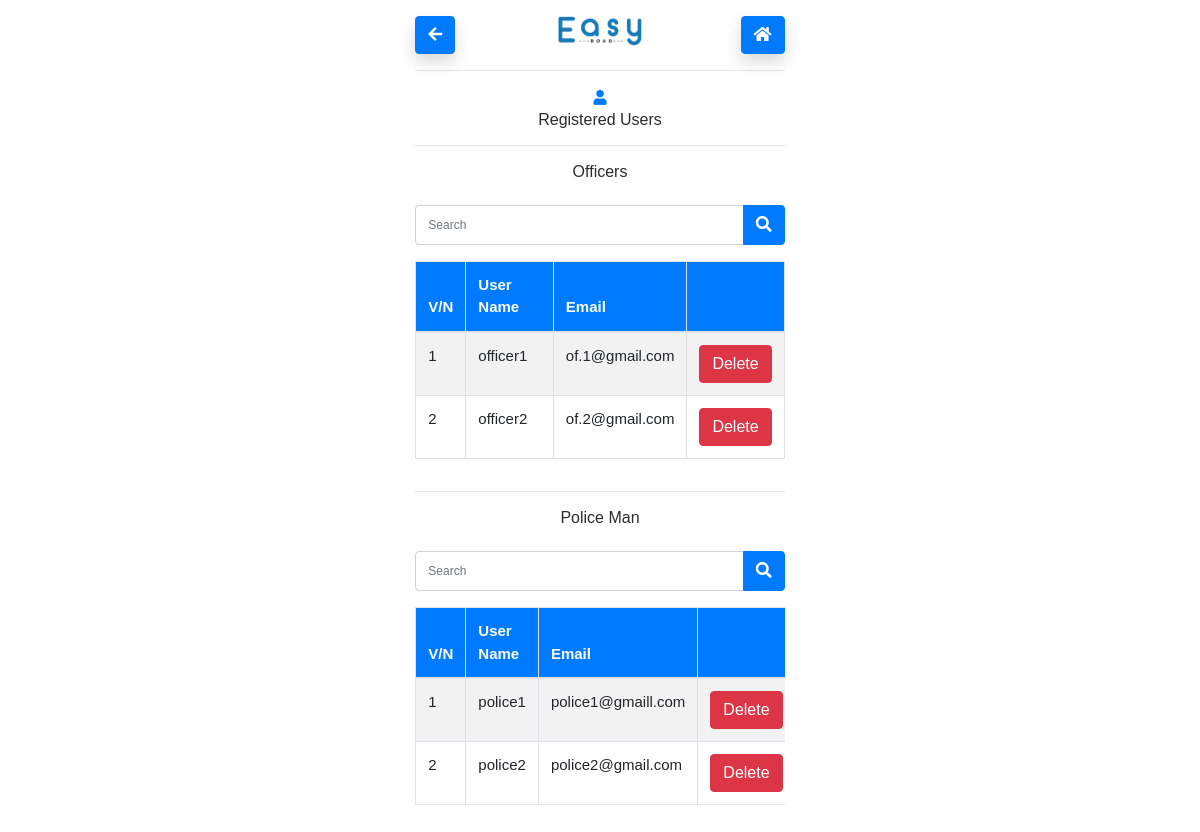
/view-users.php (signed in), run on the app's committed database.
### tables this page shows
CREATE TABLE `user` (
  `user_id` int(11) NOT NULL,
  `user_name` varchar(255) NOT NULL,
  `user_pass` varchar(255) NOT NULL,
  `email` varchar(100) NOT NULL,
  `role_id` int(20) NOT NULL
);

CREATE TABLE `police_man` (
  `police_man_id` int(11) NOT NULL,
  `user_id` int(11) NOT NULL,
  `name` varchar(255) NOT NULL,
  `gender` varchar(255) NOT NULL,
  `phone_number` varchar(255) NOT NULL,
  `police_station_id` int(11) NOT NULL
);

### view-users.php (the view, shortened to what this page needs)
<?php
require("./Handlers/connection.php");
$search1 = "";
$search2 = "";
if ($_SESSION['role'] == "admin") {
  if (isset($_POST["search1"]) && $_POST["search1"] != "") {
    $search1 = $_POST["search1"];
    $stmt1 = $conn->prepare("SELECT * FROM `user` WHERE role_id = 2 AND user_name LIKE '%" . $search1 . "%'");
  } else {
    $stmt1 = $conn->prepare("SELECT * FROM `user` WHERE role_id = 2");
  }
}else{
}
if (isset($_POST["search2"]) && $_POST["search2"] != "") {
  $search2 = $_POST["search2"];
  $stmt2 = $conn->prepare("SELECT * FROM `police_man`, `user` WHERE role_id = 3 AND  user.user_id = police_man.user_id AND user_name LIKE '%" . $search2 . "%'");
} else {
  $stmt2 = $conn->prepare("SELECT * FROM `police_man`, `user` WHERE role_id = 3 AND user.user_id = police_man.user_id");
}
?>
<!DOCTYPE html>
<html lang="en">
<head>
  <link href="Assets/css/bootstrap.min.css" rel="stylesheet">
  <link href="Asset/css/bootstrap.css" rel="stylesheet">
  <link href="Assets/css/style.css" rel="stylesheet">
  <link rel="stylesheet" href="https://use.fontawesome.com/releases/v5.7.0/css/all.css">
</head>
<body class="item-align-center">
  <div class="container-fluid p-3">
    <div class="row">
      <div class="col-lg-4 col-md-3"></div>
      <div class="col-lg-4 col-md-6">
        <div class="row">
          <div class="col-lg-4 col-md-4 col-4">
            <div class="nav-item">
              <a href="user.php" class="btn btn-primary shadow">
                <i class="fa fa-arrow-left"></i>
              </a>
            </div>
          </div>
          <div class="col-lg-4 col-md-4 col-4 text-center">
            <div class="nav-item">
              <a href="home.php"><i class="shadow"> </i> <img src="Assets/img/easy-logo 1.png" height="30px" alt=""></a>
            </div>
          </div>
          <div class="col-lg-4 col-md-4 col-4 text-right">
            <div class="nav-item">
              <a href="home.php" class="btn btn-primary shadow">
                <i class="fa fa-home"></i>
              </a>
            </div>
          </div>
        </div>
        <hr>
        <div class="text-center">
          <i class="fa fa-user text-primary"></i>
          <h6>Registered Users</h6>
        </div>
        <hr>
<?php
        if ($_SESSION['role'] == "admin") {
?>
        <div class="text-center">
          <h6>Officers</h6>
        </div>
        <form action="view-users.php" method="POST">
          <div class="input-group mb-3 mt-4">
            <input type="text" class="form-control search" name="search1" placeholder="Search" value="<?php echo $search1; ?>">
            <div class="input-group-append">
              </span> <button class="btn btn-primary search"><i class="fa fa-search "></i></button> </span>
            </div>
          </div>
        </form>
        <div class="table-responsive">
          <table class="table table-bordered table-striped">
            <thead class="bg-primary text-white">
              <tr>
                <th>V/N</th>
                <th>User Name</th>
                <th>Email</th>
                <th></th>
              </tr>
            </thead>
            <tbody>
              <?php
              $stmt1->execute();
              $result = $stmt1->fetchAll();
              $no = 0;
              foreach ($result as $res) {
                $no++;
              ?>
                <tr>
                  <td value="#"><?php echo $no; ?></td>
                  <td value="#"><?php echo $res['user_name'] ?></td>
                  <td value="#"><?php echo $res['email'] ?></td>
                  <td> <a href="./Handlers/delete-user.php?id=<?php echo $res['user_id'] ?>" class="btn btn-danger" onclick="return confirm('Click OK if you really want to delete user')">Delete</a></td>
                </tr>
              <?php
              }
              ?>
            </tbody>
          </table>
        </div>
<?php
        }
?>
        <hr>
        <div class="text-center">
          <h6>Police Man</h6>
        </div>
        <form action="view-users.php" method="POST">
          <div class="input-group mb-3 mt-4">
            <input type="text" class="form-control search" name="search2" placeholder="Search" value="<?php echo $search2; ?>">
            <div class="input-group-append">
              </span> <button class="btn btn-primary search"><i class="fa fa-search "></i></button> </span>
            </div>
          </div>
        </form>
        <div class="table-responsive">
          <table class="table table-bordered table-striped">
            <thead class="bg-primary text-white">
              <tr>
                <th>V/N</th>
                <th>User Name</th>
                <th>Email</th>
                <th></th>
              </tr>
            </thead>
            <tbody>
              <?php
              $stmt2->execute();
              $result = $stmt2->fetchAll();
              $no = 0;
              foreach ($result as $res) {
                $no++;
              ?>
                <tr>
                  <td value="#"><?php echo $no; ?></td>
                  <td value="#"><?php echo $res['name'] ?></td>
                  <td value="#"><?php echo $res['email'] ?></td>
                  <td> <a href="./Handlers/delete-user.php?id=<?php echo $res['user_id'] ?>" class="btn btn-danger" onclick="return confirm('Click OK if you really want to delete user')">Delete</a></td>
                </tr>
              <?php
              }
              ?>
            </tbody>
          </table>
        </div>
      </div>
    </div>
  </div>
</body>
</html>

### Assets/css/style.css (style rules this page uses)
body { font-family: 'poppins', sans-serif; font-size: 15px; color: #2c2c2c; }
a { text-decoration: none; }
.form-control { font-size: 12px; min-height: 30px; font-weight: 500; }
.search { height: 40px; }
* { margin:0; padding:0; box-sizing:border-box; }

### data on the page
user: user_name "officer1", email "of.1@gmail.com"
user: user_name "officer2", email "of.2@gmail.com"
police_man: name "police1", user.email "police1@gmaill.com"
police_man: name "police2", user.email "police2@gmail.com"
